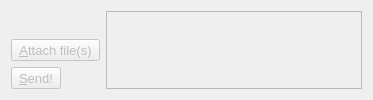
                 <widget class="QWidget" name="attach_file_tab">
                  <property name="enabled">
                   <bool>false</bool>
                  </property>
                  <property name="font">
                   <font>
                    <pointsize>14</pointsize>
                   </font>
                  </property>
                  <attribute name="title">
                   <string>Send file</string>
                  </attribute>
                  <attribute name="toolTip">
                   <string>Send a file to contacts in this conversation</string>
                  </attribute>
                  <layout class="QGridLayout" name="gridLayout_5">
                   <item row="0" column="0">
                    <layout class="QHBoxLayout" name="horizontalLayout_4">
                     <item>
                      <layout class="QFormLayout" name="formLayout_2">
                       <property name="sizeConstraint">
                        <enum>QLayout::SizeConstraint::SetDefaultConstraint</enum>
                       </property>
                       <property name="fieldGrowthPolicy">
                        <enum>QFormLayout::FieldGrowthPolicy::FieldsStayAtSizeHint</enum>
                       </property>
                       <property name="rowWrapPolicy">
                        <enum>QFormLayout::RowWrapPolicy::WrapAllRows</enum>
                       </property>
                       <property name="labelAlignment">
                        <set>Qt::AlignmentFlag::AlignCenter</set>
                       </property>
                       <property name="formAlignment">
                        <set>Qt::AlignmentFlag::AlignBottom|Qt::AlignmentFlag::AlignHCenter</set>
                       </property>
                       <item row="1" column="0">
                        <widget class="QToolButton" name="send_file_button">
                         <property name="enabled">
                          <bool>false</bool>
                         </property>
                         <property name="font">
                          <font>
                           <pointsize>10</pointsize>
                          </font>
                         </property>
                         <property name="autoFillBackground">
                          <bool>true</bool>
                         </property>
                         <property name="text">
                          <string>&amp;Send!</string>
                         </property>
                         <property name="icon">
                          <iconset theme="QIcon::ThemeIcon::MailSend"/>
                         </property>
                         <property name="shortcut">
                          <string>S</string>
                         </property>
                         <property name="autoExclusive">
                          <bool>true</bool>
                         </property>
                         <property name="toolButtonStyle">
                          <enum>Qt::ToolButtonStyle::ToolButtonTextUnderIcon</enum>
                         </property>
                        </widget>
                       </item>
                       <item row="0" column="1">
                        <widget class="QToolButton" name="attach_file_button">
                         <property name="enabled">
                          <bool>false</bool>
                         </property>
                         <property name="font">
                          <font>
                           <pointsize>10</pointsize>
                          </font>
                         </property>
                         <property name="autoFillBackground">
                          <bool>true</bool>
                         </property>
                         <property name="text">
                          <string>&amp;Attach file(s)</string>
                         </property>
                         <property name="icon">
                          <iconset theme="QIcon::ThemeIcon::DocumentOpen"/>
                         </property>
                         <property name="shortcut">
                          <string>A</string>
                         </property>
                        </widget>
                       </item>
                      </layout>
                     </item>
                     <item>
                      <widget class="QListWidget" name="attached_files_QListWidget">
                       <property name="enabled">
                        <bool>false</bool>
                       </property>
                       <property name="sizePolicy">
                        <sizepolicy hsizetype="MinimumExpanding" vsizetype="Ignored">
                         <horstretch>0</horstretch>
                         <verstretch>0</verstretch>
                        </sizepolicy>
                       </property>
                       <property name="minimumSize">
                        <size>
                         <width>0</width>
                         <height>50</height>
                        </size>
                       </property>
                       <property name="focusPolicy">
                        <enum>Qt::FocusPolicy::ClickFocus</enum>
                       </property>
                       <property name="acceptDrops">
                        <bool>true</bool>
                       </property>
                       <property name="autoFillBackground">
                        <bool>true</bool>
                       </property>
                       <property name="styleSheet">
                        <string notr="true">QListWidget::item {
   /* margin-top: 0.5em; */
}</string>
                       </property>
                       <property name="editTriggers">
                        <set>QAbstractItemView::EditTrigger::NoEditTriggers</set>
                       </property>
                       <property name="showDropIndicator" stdset="0">
                        <bool>false</bool>
                       </property>
                       <property name="defaultDropAction">
                        <enum>Qt::DropAction::ActionMask</enum>
                       </property>
                       <property name="alternatingRowColors">
                        <bool>true</bool>
                       </property>
                       <property name="selectionMode">
                        <enum>QAbstractItemView::SelectionMode::NoSelection</enum>
                       </property>
                       <property name="selectionBehavior">
                        <enum>QAbstractItemView::SelectionBehavior::SelectRows</enum>
                       </property>
                       <property name="verticalScrollMode">
                        <enum>QAbstractItemView::ScrollMode::ScrollPerPixel</enum>
                       </property>
                       <property name="horizontalScrollMode">
                        <enum>QAbstractItemView::ScrollMode::ScrollPerPixel</enum>
                       </property>
                       <property name="resizeMode">
                        <enum>QListView::ResizeMode::Adjust</enum>
                       </property>
                       <property name="layoutMode">
                        <enum>QListView::LayoutMode::Batched</enum>
                       </property>
                       <property name="viewMode">
                        <enum>QListView::ViewMode::IconMode</enum>
                       </property>
                       <property name="wordWrap">
                        <bool>true</bool>
                       </property>
                       <property name="itemAlignment">
                        <set>Qt::AlignmentFlag::AlignCenter</set>
                       </property>
                       <property name="sortingEnabled">
                        <bool>true</bool>
                       </property>
                      </widget>
                     </item>
                    </layout>
                   </item>
                  </layout>
                 </widget>
